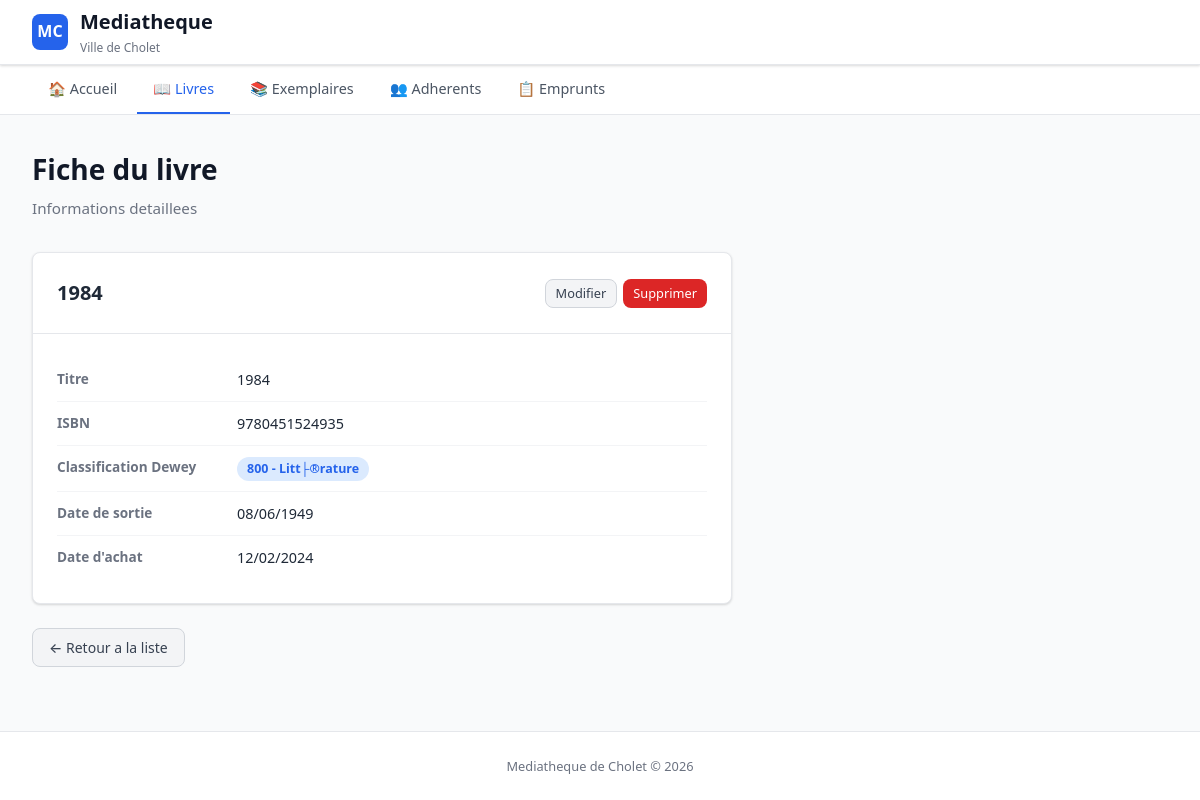
Page /livres/consulter.php?id=4 on the committed database.
### tables this page shows
CREATE TABLE `livre` (
  `Id_Livre` int NOT NULL AUTO_INCREMENT,
  `titre` varchar(50) DEFAULT NULL,
  `type_support` enum('papier','numerique','les deux') NOT NULL DEFAULT 'papier',
  `datesortie` date DEFAULT NULL,
  `isbn` varchar(50) DEFAULT NULL,
  `dateachat` date DEFAULT NULL,
  `codewey` varchar(50) NOT NULL,
  PRIMARY KEY (`Id_Livre`),
  KEY `codewey` (`codewey`),
  CONSTRAINT `livre_ibfk_1` FOREIGN KEY (`codewey`) REFERENCES `codedewey` (`codewey`)
);

CREATE TABLE `codedewey` (
  `codewey` varchar(50) NOT NULL,
  `libelledewey` varchar(50) DEFAULT NULL,
  PRIMARY KEY (`codewey`)
);

### livres/consulter.php (the view, shortened to what this page needs)
<?php
require_once __DIR__ . '/../config/database.php';
$id = intval($_GET['id'] ?? 0);
$stmt = $pdo->prepare("
    SELECT l.*, d.libelledewey
    FROM Livre l
    JOIN CODEDEWEY d ON l.codewey = d.codewey
    WHERE l.Id_Livre = ?
");
$stmt->execute([$id]);
$livre = $stmt->fetch();
require_once __DIR__ . '/../includes/header.php';
?>
<h1>Fiche du livre</h1>
<p class="subtitle">Informations detaillees</p>
<div class="detail-container">
    <div class="detail-header">
        <h2><?php echo htmlspecialchars($livre['titre']); ?></h2>
        <div class="btn-group">
            <a href="modifier.php?id=<?php echo $livre['Id_Livre']; ?>" class="btn btn-secondary btn-sm">Modifier</a>
            <a href="supprimer.php?id=<?php echo $livre['Id_Livre']; ?>" class="btn btn-danger btn-sm" onclick="return confirm('Supprimer ce livre ?')">Supprimer</a>
        </div>
    </div>
    <div class="detail-body">
        <div class="detail-row">
            <span class="detail-label">Titre</span>
            <span class="detail-value"><?php echo htmlspecialchars($livre['titre']); ?></span>
        </div>
        <div class="detail-row">
            <span class="detail-label">ISBN</span>
            <span class="detail-value"><?php echo htmlspecialchars($livre['isbn']); ?></span>
        </div>
        <div class="detail-row">
            <span class="detail-label">Classification Dewey</span>
            <span class="detail-value"><span class="badge badge-blue"><?php echo htmlspecialchars($livre['codewey'] . ' - ' . $livre['libelledewey']); ?></span></span>
        </div>
        <div class="detail-row">
            <span class="detail-label">Date de sortie</span>
            <span class="detail-value"><?php echo $livre['datesortie'] ? date('d/m/Y', strtotime($livre['datesortie'])) : '-'; ?></span>
        </div>
        <div class="detail-row">
            <span class="detail-label">Date d'achat</span>
            <span class="detail-value"><?php echo $livre['dateachat'] ? date('d/m/Y', strtotime($livre['dateachat'])) : '-'; ?></span>
        </div>
    </div>
</div>
<div style="margin-top: 1.5rem;">
    <a href="index.php" class="btn btn-secondary">&larr; Retour a la liste</a>
</div>
<?php require_once __DIR__ . '/../includes/footer.php'; ?>

### css/style.css (style rules this page uses)
* { margin: 0; padding: 0; box-sizing: border-box; }
:root { --primary: #2563eb; --primary-dark: #1d4ed8; --primary-light: #dbeafe; --danger: #dc2626; --danger-dark: #b91c1c; --danger-light: #fee2e2; --success: #16a34a; --success-light: #dcfce7; --warning: #f59e0b; --warning-light: #fef3c7; --gray-50: #f9fafb; --gray-100: #f3f4f6; --gray-200: #e5e7eb; --gray-300: #d1d5db; --gray-500: #6b7280; --gray-600: #4b5563; --gray-700: #374151; --gray-800: #1f2937; --gray-900: #111827; --radius: 8px; --shadow: 0 1px 3px rgba(0,0,0,0.1), 0 1px 2px rgba(0,0,0,0.06); --shadow-md: 0 4px 6px rgba(0,0,0,0.07), 0 2px 4px rgba(0,0,0,0.06); }
body { font-family: 'Segoe UI', system-ui, -apple-system, sans-serif; background: var(--gray-50); color: var(--gray-800); line-height: 1.6; min-height: 100vh; display: flex; flex-direction: column; }
h1 { font-size: 1.75rem; font-weight: 700; color: var(--gray-900); margin-bottom: 0.25rem; }
.subtitle { color: var(--gray-500); font-size: 0.95rem; margin-bottom: 2rem; }
.badge { display: inline-block; padding: 2px 10px; border-radius: 9999px; font-size: 0.78rem; font-weight: 600; }
.badge-blue { background: var(--primary-light); color: var(--primary); }
.btn { display: inline-flex; align-items: center; gap: 6px; padding: 8px 16px; border: none; border-radius: var(--radius); font-size: 0.875rem; font-weight: 500; cursor: pointer; text-decoration: none; transition: all 0.15s ease; line-height: 1.5; }
.btn-danger { background: var(--danger); color: white; }
.btn-secondary { background: var(--gray-100); color: var(--gray-700); border: 1px solid var(--gray-300); }
.btn-sm { padding: 4px 10px; font-size: 0.8rem; }
.btn-group { display: flex; gap: 6px; }
.detail-container { background: white; border: 1px solid var(--gray-200); border-radius: var(--radius); box-shadow: var(--shadow); max-width: 700px; }
.detail-header { display: flex; align-items: center; justify-content: space-between; padding: 1.5rem; border-bottom: 1px solid var(--gray-200); }
.detail-header h2 { font-size: 1.25rem; }
.detail-body { padding: 1.5rem; }
.detail-row { display: flex; padding: 10px 0; border-bottom: 1px solid var(--gray-100); }
.detail-row:last-child { border-bottom: none; }
.detail-label { width: 180px; font-size: 0.85rem; font-weight: 600; color: var(--gray-500); flex-shrink: 0; }
.detail-value { font-size: 0.9rem; color: var(--gray-800); }

### rows in the picture
livre: titre "1984", isbn "9780451524935", codewey.libelledewey "800 - Litt├®rature", datesortie "08/06/1949", dateachat "12/02/2024"
